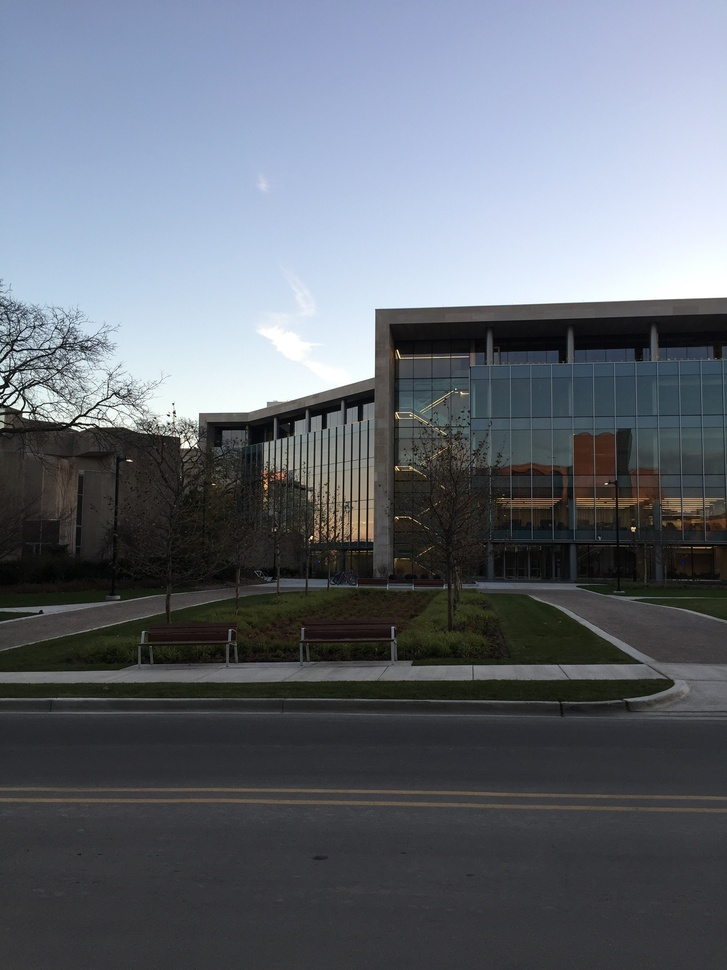
//> input picture opecv_course_data/03-dnn/特征提取与对象检测-图片资料/q11.jpg, 727 x 970 px, shrunk from 2448 x 3264 before the run
$ ./panorama_stitch_demo   (built with g++ and OpenCV 4)
//> lines starting //> are read from the running program, lines starting //| are printed output that depends on the picture; after the words box and inside, x2 and y2 are one past the last pixel; in counts of white or black regions, pixels touching at a corner belong together
#include <opencv2/opencv.hpp>
#include <iostream>
#define RATIO    0.8
using namespace std;
using namespace cv;

void linspace(Mat& image, float begin, float finish, int number, Mat &mask);
void generate_mask(Mat &img, Mat &mask);
int main(int argc, char** argv) {
	Mat left = imread("D:/images/q11.jpg");
//> left is the input picture: 970 rows x 727 cols, CV_8UC3; mean B, G, R 115.2, 106.2, 100.3
	Mat right = imread("D:/images/q22.jpg");
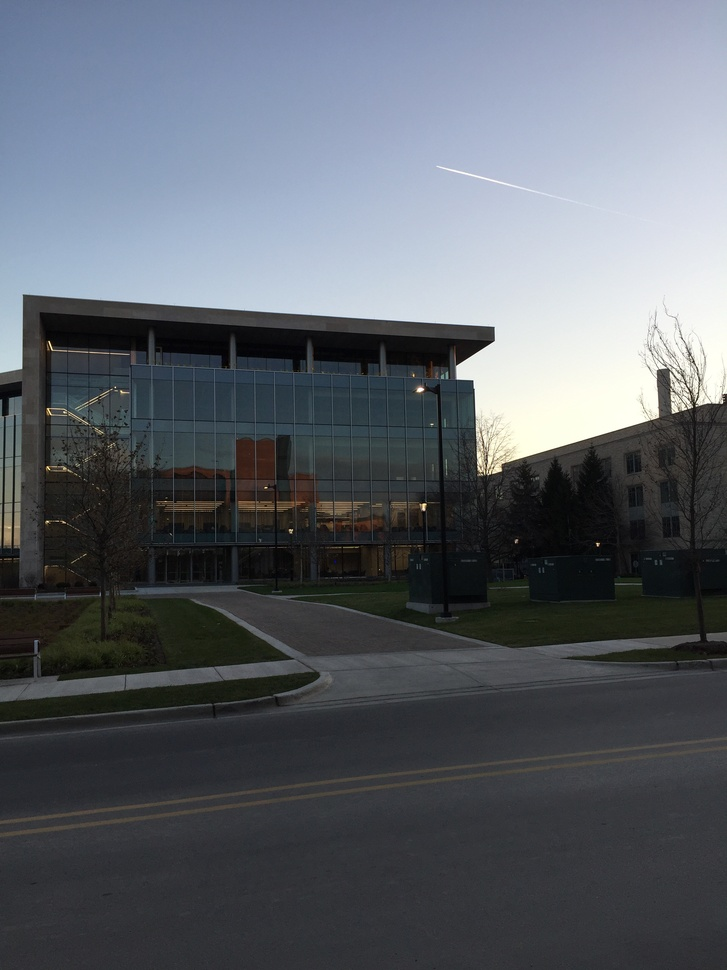
//> input picture opecv_course_data/03-dnn/特征提取与对象检测-图片资料/q22.jpg, 727 x 970 px, shrunk from 2448 x 3264 before the run
//> right is the input picture: 970 rows x 727 cols, CV_8UC3; mean B, G, R 105.8, 98.3, 93
	if (left.empty() || right.empty()) {
		printf("could not load image...\n");
		return -1;
	}

	// 提取特征点与描述子
	vector<KeyPoint> keypoints_right, keypoints_left;
	Mat descriptors_right, descriptors_left;
	auto detector = AKAZE::create();
	detector->detectAndCompute(left, Mat(), keypoints_left, descriptors_left);
//> keypoints_left = 651 keypoints; strongest (x, y, size): (398, 332, 32.3), (185, 445, 5.7), (354, 362, 32.3), (188, 443, 13.6)
	detector->detectAndCompute(right, Mat(), keypoints_right, descriptors_right);
//> keypoints_right = 259 keypoints; strongest (x, y, size): (482, 337, 16.1), (420, 389, 5.7), (466, 369, 16.1), (462, 370, 11.4)

	// 暴力匹配
	vector<DMatch> matches;
	auto matcher = DescriptorMatcher::create(DescriptorMatcher::BRUTEFORCE);

	// 发现匹配
	std::vector< std::vector<DMatch> > knn_matches;
	matcher->knnMatch(descriptors_left, descriptors_right, knn_matches, 2);
//> knn_matches = 651 matches
	const float ratio_thresh = 0.7f;
	std::vector<DMatch> good_matches;
	for (size_t i = 0; i < knn_matches.size(); i++)
	{
		if (knn_matches[i][0].distance < ratio_thresh * knn_matches[i][1].distance)
		{
			good_matches.push_back(knn_matches[i][0]);
		}
	}
	printf("total good match points : %d\n", good_matches.size());
//| total good match points : 38
	std::cout << std::endl;

	Mat dst;
	drawMatches(left, keypoints_left, right, keypoints_right, good_matches, dst);
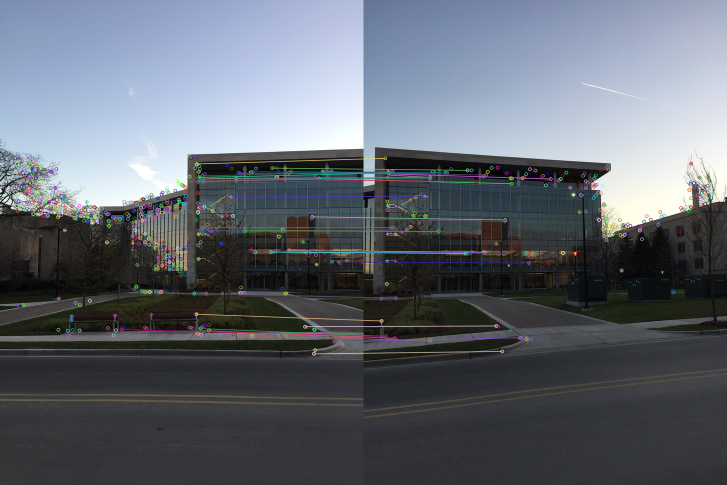
//> dst: 970 rows x 1454 cols, CV_8UC3 (shown at 1/2 size); mean B, G, R 111.9, 103.3, 97.8
	imshow("output", dst);
	imwrite("D:/good_matches.png", dst);

	//-- Localize the object
	std::vector<Point2f> left_pts;
	std::vector<Point2f> right_pts;
	for (size_t i = 0; i < good_matches.size(); i++)
	{
		// 收集所有好的匹配点
		left_pts.push_back(keypoints_left[good_matches[i].queryIdx].pt);
		right_pts.push_back(keypoints_right[good_matches[i].trainIdx].pt);
	}
//> this loop made 38 passes

	// 配准与对齐，对齐到第一张
	Mat H = findHomography(right_pts, left_pts, RANSAC);
//> H = [[0.644, 0.0315, 349], [-0.248, 0.93, 40.01], [-0.000487, 2.67e-05, 1]]

	// 获取全景图大小
	int h = max(left.rows, right.rows);
//> h = 970
	int w = left.cols + right.cols;
//> w = 1454
	Mat panorama_01 = Mat::zeros(Size(w, h), CV_8UC3);
	Rect roi;
	roi.x = 0;
	roi.y = 0;
	roi.width = left.cols;
//> roi = Rect(0, 0, 727, 0)
	roi.height = left.rows;
//> roi = Rect(0, 0, 727, 970)

	// 获取左侧与右侧对齐图像
	left.copyTo(panorama_01(roi));
	imwrite("D:/panorama_01.png", panorama_01);
	Mat panorama_02;
	warpPerspective(right, panorama_02, H, Size(w, h));
	imwrite("D:/panorama_02.png", panorama_02);

	// 计算融合重叠区域mask
	Mat mask = Mat::zeros(Size(w, h), CV_8UC1);
	generate_mask(panorama_02, mask);
//> after the loop in generate_mask, `for (int row = 0; row < h; row++)`:
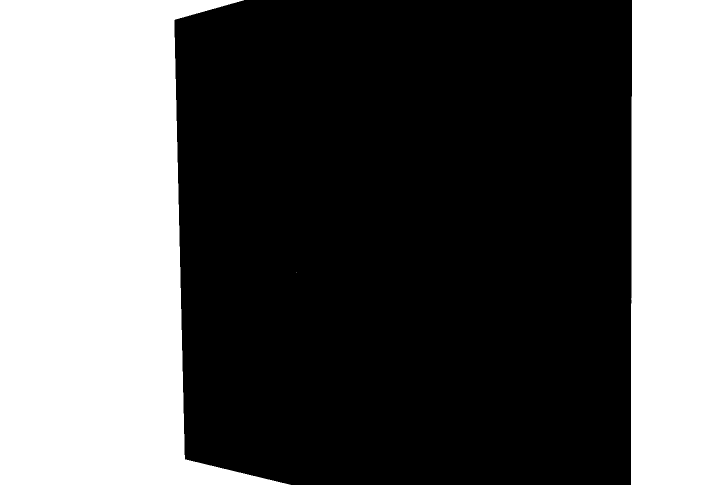
//> mask: 970 rows x 1454 cols, CV_8UC1 (shown at 1/2 size); 38.4% white; 3 white regions (1 under 20 px), largest, box (x1, y1, x2, y2) and area: (0, 0, 581, 970) 356839, (1262, 0, 1454, 970) 185442

	// 创建遮罩层并根据mask完成权重初始化
	Mat mask1 = Mat::ones(Size(w, h), CV_32FC1);
	Mat mask2 = Mat::ones(Size(w, h), CV_32FC1);

	// left mask
	linspace(mask1, 1, 0, left.cols, mask);
//> the loop in linspace, `for (int i = 0; i < image.rows; i++)` made 970 passes
//> (offsetx, delta, interval) on passes 1 to 3: (488, 239, -0.0042), (485, 242, -0.00415), (481, 246, -0.00408)
//> after the loop in linspace, `for (int i = 0; i < image.rows; i++)`:
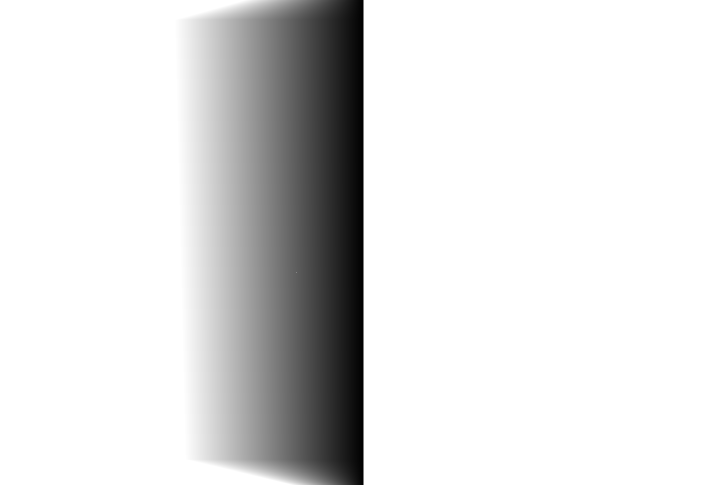
//> image: 970 rows x 1454 cols, CV_32FC1 (shown at 1/2 size); min 0, max 1, mean 0.877
//> after the loop in linspace, `for (int i = 0; i < image.rows; i++)`: offsetx = 581; interval = -0.0069; delta = 146

	// right mask
	linspace(mask2, 0, 1, left.cols, mask);
//> call 2 of linspace, with begin = 0, finish = 1, w1 = 727
//> the loop in linspace (call 2), `for (int i = 0; i < image.rows; i++)` made 970 passes
//> (offsetx, delta, interval) on passes 1 to 3: (488, 239, 0.0042), (485, 242, 0.00415), (481, 246, 0.00408)
//> after the loop in linspace (call 2), `for (int i = 0; i < image.rows; i++)`:
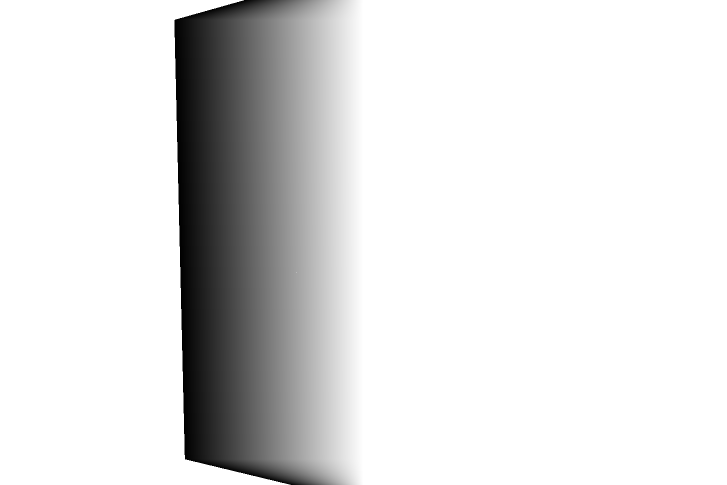
//> image: 970 rows x 1454 cols, CV_32FC1 (shown at 1/2 size); min 0, max 1, mean 0.877
//> after the loop in linspace (call 2), `for (int i = 0; i < image.rows; i++)`: offsetx = 581; interval = 0.0069; delta = 146
	imshow("mask1", mask1);
	imshow("mask2", mask2);

	// 左侧融合
	Mat m1;
	vector<Mat> mv;
	mv.push_back(mask1);
	mv.push_back(mask1);
	mv.push_back(mask1);
	merge(mv, m1);
	panorama_01.convertTo(panorama_01, CV_32F);
//> panorama_01: 970 rows x 1454 cols, CV_32FC3
	multiply(panorama_01, m1, panorama_01);
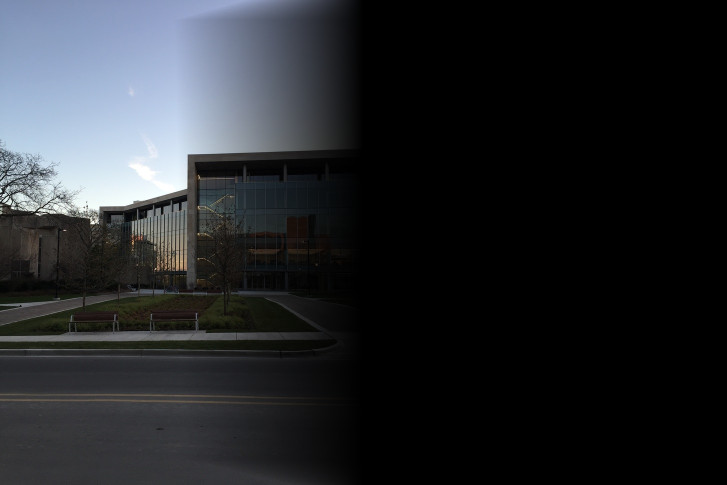
//> panorama_01: 970 rows x 1454 cols, CV_32FC3 (shown at 1/2 size); mean B, G, R 43.6, 40, 37.7

	// 右侧融合
	mv.clear();
	mv.push_back(mask2);
	mv.push_back(mask2);
	mv.push_back(mask2);
	Mat m2;
	merge(mv, m2);
	panorama_02.convertTo(panorama_02, CV_32F);
//> panorama_02: 970 rows x 1454 cols, CV_32FC3
	multiply(panorama_02, m2, panorama_02);

	// 合并全景图
	Mat panorama;
	add(panorama_01, panorama_02, panorama);
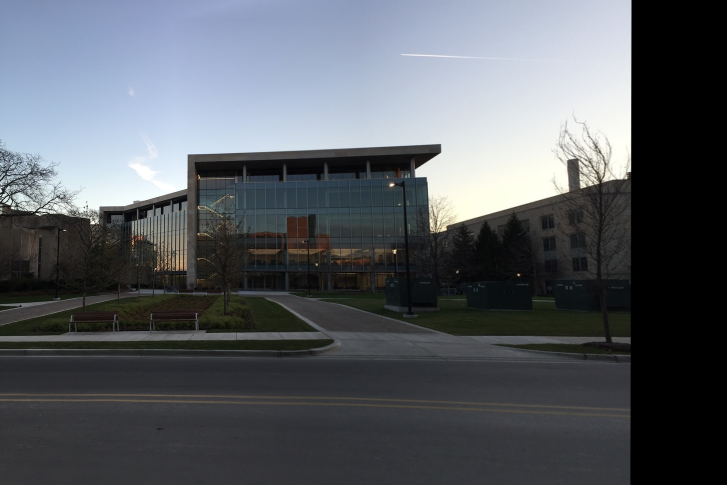
//> panorama: 970 rows x 1454 cols, CV_32FC3 (shown at 1/2 size); mean B, G, R 98.4, 92.6, 88.3
	panorama.convertTo(panorama, CV_8U);
//> panorama: 970 rows x 1454 cols, CV_8UC3
	imwrite("D:/panorama.png", panorama);
	waitKey(0);
	return 0;
}

void generate_mask(Mat &img, Mat &mask) {
	int w = img.cols;
	int h = img.rows;
	for (int row = 0; row < h; row++) {
		for (int col = 0; col < w; col++) {
			Vec3b p = img.at<Vec3b>(row, col);
			int b = p[0];
			int g = p[1];
			int r = p[2];
			if (b == g && g == r && r == 0) {
				mask.at<uchar>(row, col) = 255;
			}
		}
	}
	imwrite("D:/mask.png", mask);
}

void linspace(Mat& image, float begin, float finish, int w1, Mat &mask) {
	int offsetx = 0;
	float interval = 0;
	float delta = 0;
	for (int i = 0; i < image.rows; i++) {
		offsetx = 0;
		interval = 0;
		delta = 0;
		for (int j = 0; j < image.cols; j++) {
			int pv = mask.at<uchar>(i, j);
			if (pv == 0 && offsetx == 0) {
				offsetx = j;
				delta = w1 - offsetx;
				interval = (finish - begin) / (delta - 1);
				image.at<float>(i, j) = begin + (j - offsetx)*interval;
			}
			else if (pv == 0 && offsetx > 0 && (j - offsetx) < delta) {
				image.at<float>(i, j) = begin + (j - offsetx)*interval;
			}
		}
	}
}
